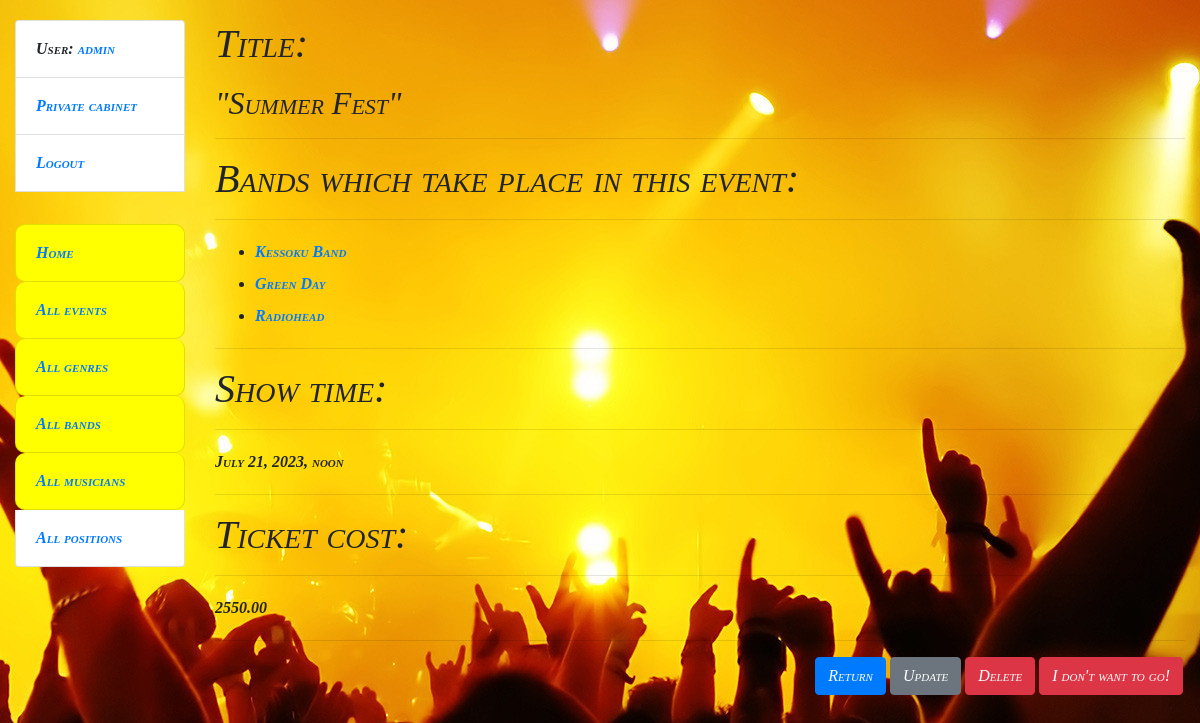
The app's page /events/4/ (signed in) with its own data.
### bar/models.py (models this page shows, shortened)
class Visitor(AbstractUser):
    class Meta:
        verbose_name = "visitor"
        verbose_name_plural = "visitors"

class Event(models.Model):
    show_time = models.DateTimeField()
    name = models.CharField(max_length=255)
    ticket_cost = models.DecimalField(decimal_places=2, max_digits=6)
    bands = models.ManyToManyField(Rockband, related_name="events")
    visitors = models.ManyToManyField(Visitor, related_name="events")

class Rockband(models.Model):
    band_name = models.CharField(max_length=255)
    genres = models.ForeignKey(
        Genre,
        on_delete=models.SET_NULL,
        null=True,
        related_name="rockbands"
    )
    musicians = models.ManyToManyField(Musician, related_name="rockbands")

### bar/views.py (the view)
class EventDetailView(LoginRequiredMixin, generic.DetailView):
    model = Event

### templates/bar/event_detail.html
{% extends "base.html" %}
{% block content %}
  <h1>
    <p>Title: </p>
  </h1>
  <h2>
  "{{ event.name }}"
  </h2>
  <hr>
  <h1>
    Bands which take place in this event:
  </h1>
  <hr>
    <ul>
      {% for band in event.bands.all %}
        <li>
          <a href="{% url 'bar:rockband-detail' pk=band.id %}">
            {{ band.band_name }}
          </a>
        </li>
      {% endfor %}
    </ul>
  <hr>
  <h1>
    Show time:
  </h1>
  <hr>
  {{ event.show_time }}
  <hr>
  <h1>
    Ticket cost:
  </h1>
  <hr>
  {{ event.ticket_cost }}
  <hr>
  {% if event in user.events.all %}
      <a href="{% url 'bar:toggle-events-assign' pk=event.id %}" class="btn btn-danger link-to-page">
        I don't want to go!
      </a>
    {% else %}
      <a href="{% url 'bar:toggle-events-assign' pk=event.id %}" class="btn btn-success link-to-page">
        I want to go!
      </a>
    {% endif %}
  {% if user.is_superuser %}
  <a href="{% url 'bar:event-delete' pk=event.id %}" class="btn btn-danger link-to-page">
    Delete
  </a>
  <a href="{% url 'bar:event-update' pk=event.id %}" class="btn btn-secondary link-to-page">
    Update
  </a>
  {% endif %}
  <a href="{{ request.META.HTTP_REFERER }}" class="btn btn-primary link-to-page">Return</a>
{% endblock %}

### templates/includes/sidebar.html
<ul class="sidebar-nav list-group">
  {% if user.is_authenticated %}
    <li class="list-group-item">User: <a href="{{ user.get_absolute_url }}">{{ user.get_username }}</a></li>
    <li class="list-group-item"><a href="{% url 'bar:visitor-detail' pk=user.id %}">Private cabinet</a></li>
    <li class="list-group-item"><a href="{% url 'logout'%}?next={{request.path}}">Logout</a></li>
  {% else %}
    <li class="list-group-item"><a href="{% url 'login'%}?next={{request.path}}">Login</a></li>
    <li class="list-group-item"><a href="{% url 'bar:visitor-create'%}">Create new visitor</a></li>
  {% endif %}
  {% if user.is_authenticated %}
  <br>
  <li class="list-group-item font-on-sidebar"><a href="{% url 'bar:index' %}">Home</a></li>
  <li class="list-group-item font-on-sidebar"><a href="{% url 'bar:event-list' %}">All events</a></li>
  <li class="list-group-item font-on-sidebar"><a href="{% url 'bar:genre-list' %}">All genres</a></li>
  <li class="list-group-item font-on-sidebar"><a href="{% url 'bar:rockband-list' %}">All bands</a></li>
  <li class="list-group-item font-on-sidebar"><a href="{% url 'bar:musician-list' %}">All musicians</a></li>
  {% if user.is_superuser %}
  <li class="list-group-item"><a href="{% url 'bar:position-list' %}">All positions</a></li>
  {% endif %}
  {% endif %}
</ul>

### static/css/styles.css (style rules this page uses)
body { margin-top: 20px; background: url("images/background_home.jpg") 50% 0 no-repeat fixed; font: italic small-caps bold 16px/2 cursive; }
.font-on-sidebar { font-style: italic; background: yellow; border-radius: 10px 10px 10px 10px; }
.link-to-page { float: right; margin: 0 2px 0 2px; }

### records on screen
Visitor: get_username "admin"
Event: name "Summer Fest", show_time "July 21, 2023, noon", ticket_cost "2550.00"
Rockband: band_name "Kessoku Band"
Rockband: band_name "Green Day"
Rockband: band_name "Radiohead"
